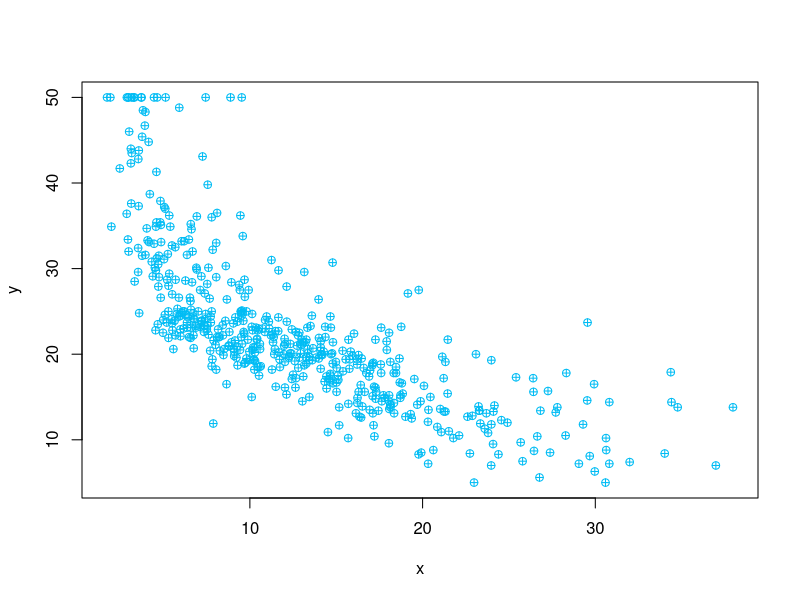
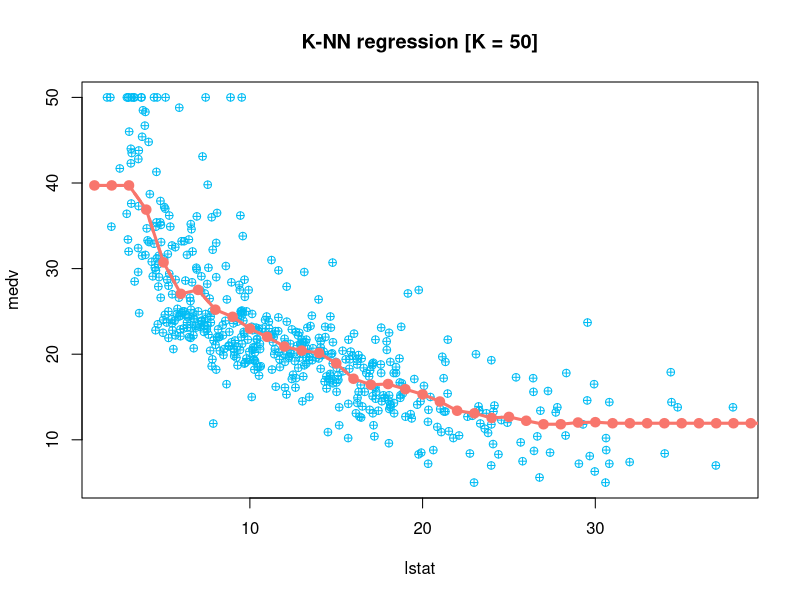
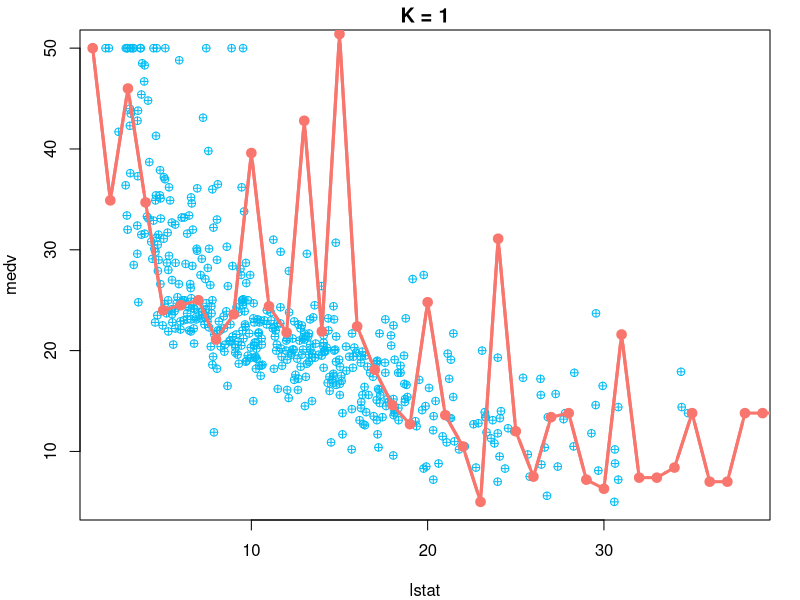
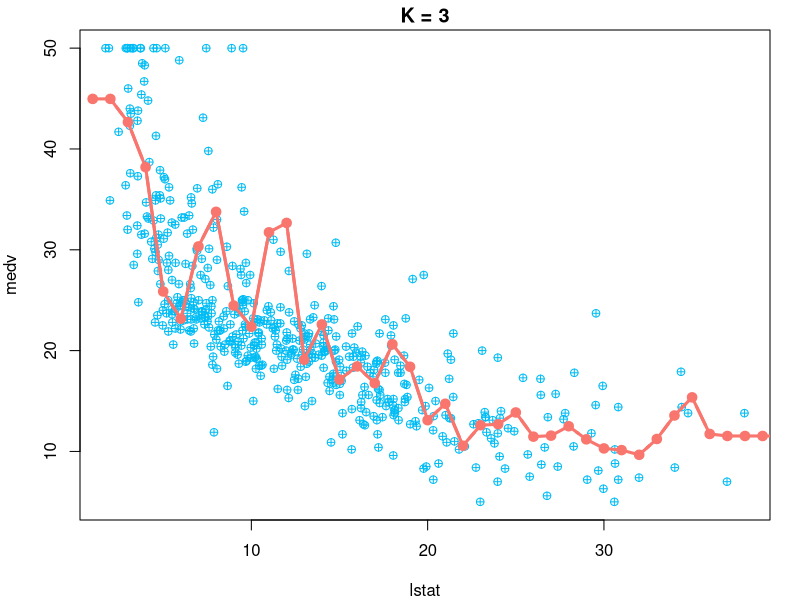
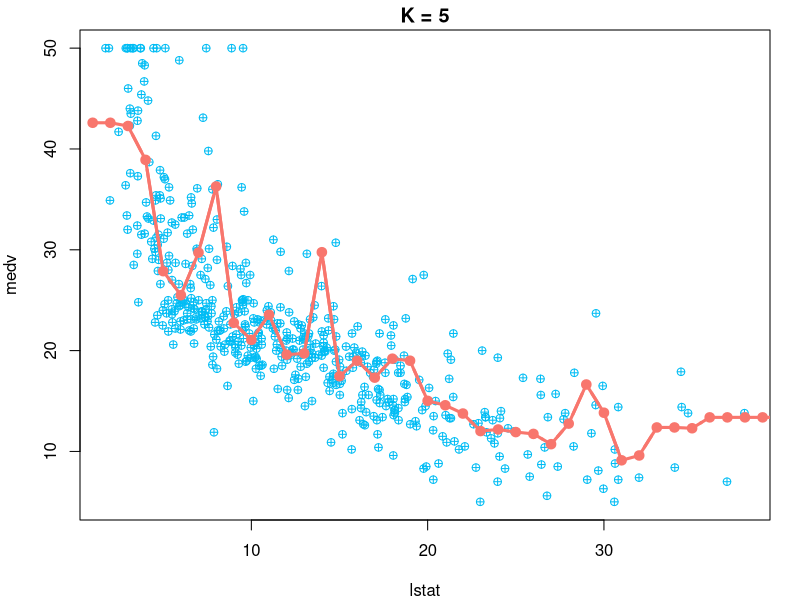
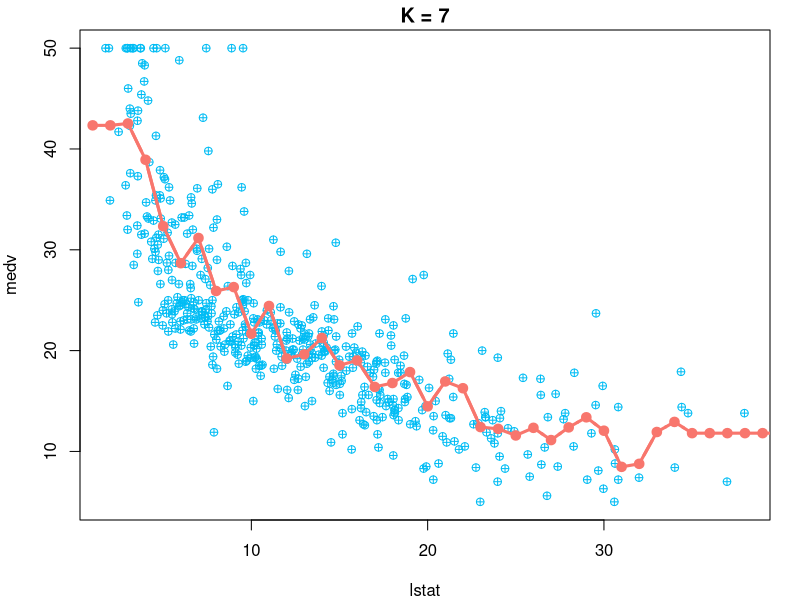
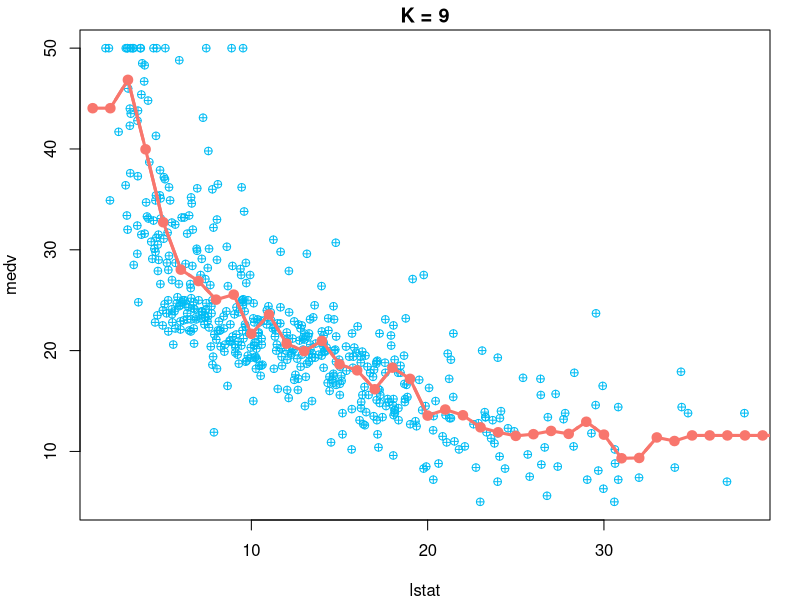
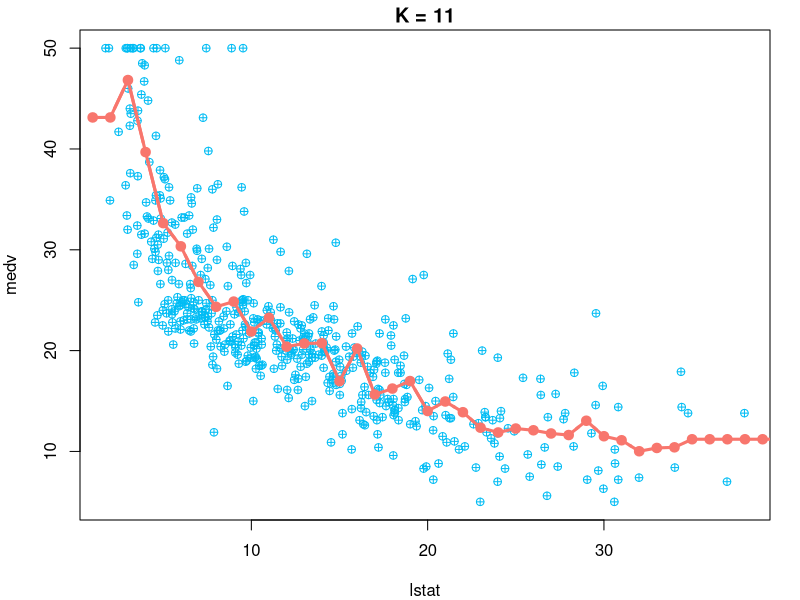

Generate these figures, in order, with R:
## ---- chunk 1
library(knitr)
knitr::opts_chunk$set(echo = TRUE)
## ---- chunk 2
library(MASS)
help(Boston)
data(Boston)
x <- Boston$lstat
y <- Boston$medv
plot(x,y, pch = 10,col = "#00BCF4")
## ---- chunk 3
k<-5
t<-10
# dist matrix of X's
d_x   <- as.matrix(dist(rbind(t,as.matrix(x))))[1,-1]
d_x_k <- sort(d_x, partial=k)[k]
N_x_k <- unname( which(d_x <= d_x_k) )
(hat_y = sum(y[N_x_k])/k)
## ---- chunk 4
knn.reg <- function(t, x, y,  k=5){
  d_x   <- as.matrix(dist(rbind(t,as.matrix(x))))[1,-1]
  d_x_k <- sort(d_x, partial=k)[k]
  N_x_k <- unname( which(d_x <= d_x_k) )
  return(hat_y = sum(y[N_x_k])/k)
}
## ---- chunk 5
t <- 1:40
## ---- chunk 6
nt <- length(t)
hat_p <- matrix(0,1,ncol=nt)

for (i in 1:nt){
    hat_p[,i] <- knn.reg(t[i], x=x, y=y, k = 50)
}
## ---- chunk 7
plot(x, y, pch = 10,xlab = "lstat", ylab = "medv", col = "#00BCF4")
points(t, hat_p, col="#F8766D" , lwd=3 , pch=19 , type= "l")
points(t, hat_p, col="#F8766D" , lwd=3 , pch=19 , lty = "dashed", type= "b")
title("K-NN regression [K = 50]")
## ---- chunk 8
for (n in 1:10) {
  a <- seq(from = 1, to = 55, by = 6)
  b <- seq(from = 6, to = 60, by = 6)
  k <- seq(a[n],b[n], by = 2)
  t <- 1:40
  hat_p.2 <- matrix(0,1, ncol = length(k), nrow = length(t))
  
  for (i in 1:length(t)) {
    for (j in 1:length(k)) {
      hat_p.2[i,j] <- knn.reg(t[i], x=x, y=y, k = k[j])
    }
  }
  # Plot all:
  par(mar = c(4, 4, 1.5, 1.5))
    for (i in 1:length(k)) {
      plot(x, y, pch = 10,xlab = "lstat", ylab = "medv", col = "#00BCF4")
      points(t, as.matrix(hat_p.2[,i]), col="#F8766D" , lwd=3 , pch=19 , type= "l")
      points(t, hat_p.2[,i], col="#F8766D" , lwd=3 , pch=19 , type= "b")
      title(paste("K =", k[i]))
    }
}
